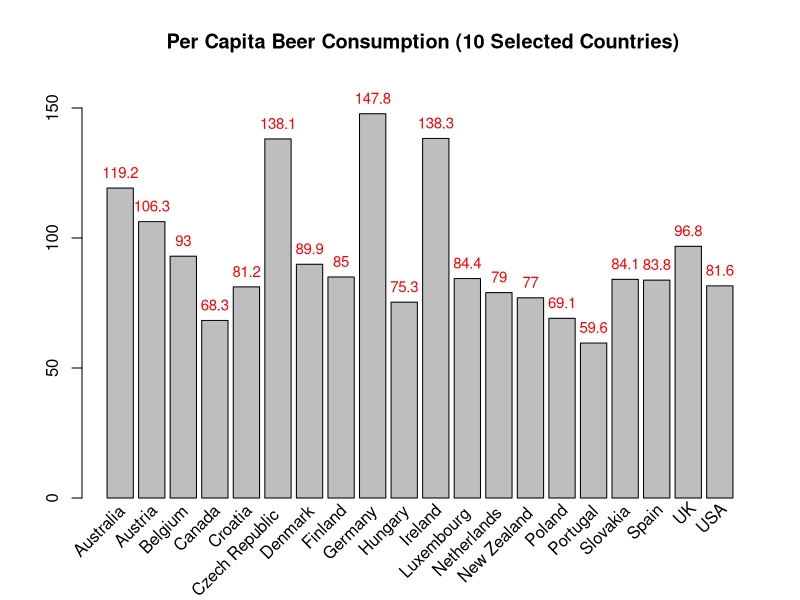

Generate this figure with R:
# Statistics for Management and Economics by Gerald Keller
# Chapter 2: Graphical Descriptive Techniques I
# Example 2.3 on Pg 26
# Per Capita Beer Consumption (10 Selected Countries) 


Country <- c("Australia","Austria","Belgium","Canada","Croatia","Czech Republic","Denmark","Finland","Germany",
             "Hungary","Ireland","Luxembourg","Netherlands","New Zealand","Poland","Portugal","Slovakia","Spain",
             "UK","USA")

Beer_consumption <- c(119.2,106.3,93,68.3,81.2,138.1,89.9,85,147.8,75.3, 138.3,84.4, 79, 77, 69.1, 59.6,
                      84.1, 83.8, 96.8, 81.6)

#bar chart for beer consumption
barchart <- barplot(Beer_consumption, names.arg = Country, ylim=c(0,160),axisnames = FALSE,
                    main=" Per Capita Beer Consumption (10 Selected Countries)")
text(x = barchart, y = Beer_consumption, label = Beer_consumption, pos = 3, cex = 0.9, col = "red")
text(x = barchart, y = par()$usr[3], label = Country ,srt = 45, adj = c(1.1,1.1), xpd = TRUE) #rotated x-axisnames

#End
